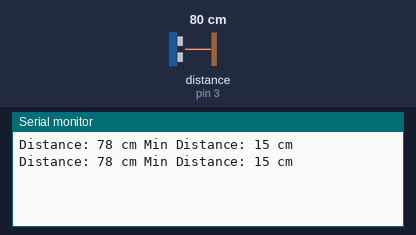
The sketch below on a simulated Arduino Uno, built with avr-gcc and run on an emulated ATmega328P. On the bench: the last lines printed to the serial monitor. Wiring (inferred from the names in the program): ultrasonic range finder: trigger pin 2; echo pin 3. Inputs (shaded band) come from the test bench; at power-on: distance to the obstacle (sensor on pin 3) 80 cm. The echo pulse lasts 58.3 µs per cm.

Above: at 1.2 s.
1.3 s: distance to the obstacle (sensor on pin 3) set to 2 cm
At 1.9 s:
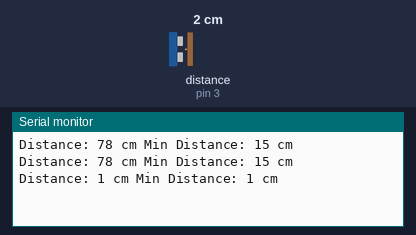
2.8 s: distance to the obstacle (sensor on pin 3) set to 4 cm
At 2.81 s:
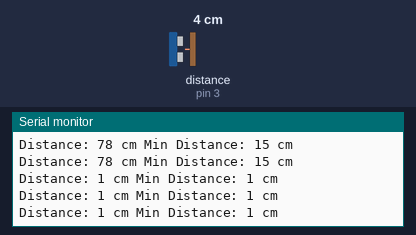
Timing chart, 0 to 5.8 s (numbered marks = the images above; inputs shaded):
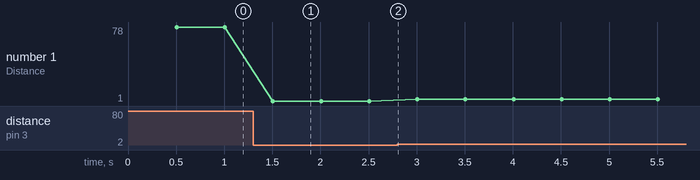

The sketch:

average_test2.ino
```cpp
#define TRIG_PIN 2
#define ECHO_PIN 3

const int numReadings = 5;  // 移動平均を取るための読み取り数
int readings[numReadings];   // 距離の読み取り値を格納する配列
int index = 0;               // readings 配列のインデックス
int total = 0;               // readings 配列の合計
int average = 0;             // 移動平均の値
int minDistance = 9999;      // 最小の距離を格納する変数

void setup() {
  Serial.begin(9600);
  pinMode(TRIG_PIN, OUTPUT);
  pinMode(ECHO_PIN, INPUT);
}

void loop() {
  // 測距センサからの距離を取得
  long duration, distance;
  digitalWrite(TRIG_PIN, LOW);
  delayMicroseconds(2);
  digitalWrite(TRIG_PIN, HIGH);
  delayMicroseconds(10);
  digitalWrite(TRIG_PIN, LOW);
  duration = pulseIn(ECHO_PIN, HIGH);
  distance = duration * 0.034 / 2;

  // 距離を移動平均に追加
  total -= readings[index];
  readings[index] = distance;
  total += distance;
  index = (index + 1) % numReadings;
  average = total / numReadings;

  // 最小の距離を更新
  if (average < minDistance) {
    minDistance = average;
  }

  // 0.5秒ごとにシリアルモニタに距離と最小距離を表示
  static unsigned long previousMillis = 0;
  const unsigned long interval = 500;  // 0.5秒ごと
  unsigned long currentMillis = millis();
  if (currentMillis - previousMillis >= interval) {
    previousMillis = currentMillis;
    Serial.print("Distance: ");
    Serial.print(average);
    Serial.print(" cm");
    Serial.print(" Min Distance: ");
    Serial.print(minDistance);
    Serial.println(" cm");
  }
}
```

Measured:
- after the input at 1.3 s, the serial monitor: prints a new line after 0.21 s (image 1)
- plotted number 1: 78 → 1 after the input at 1.3 s, 1 → 3 after the input at 2.8 s
